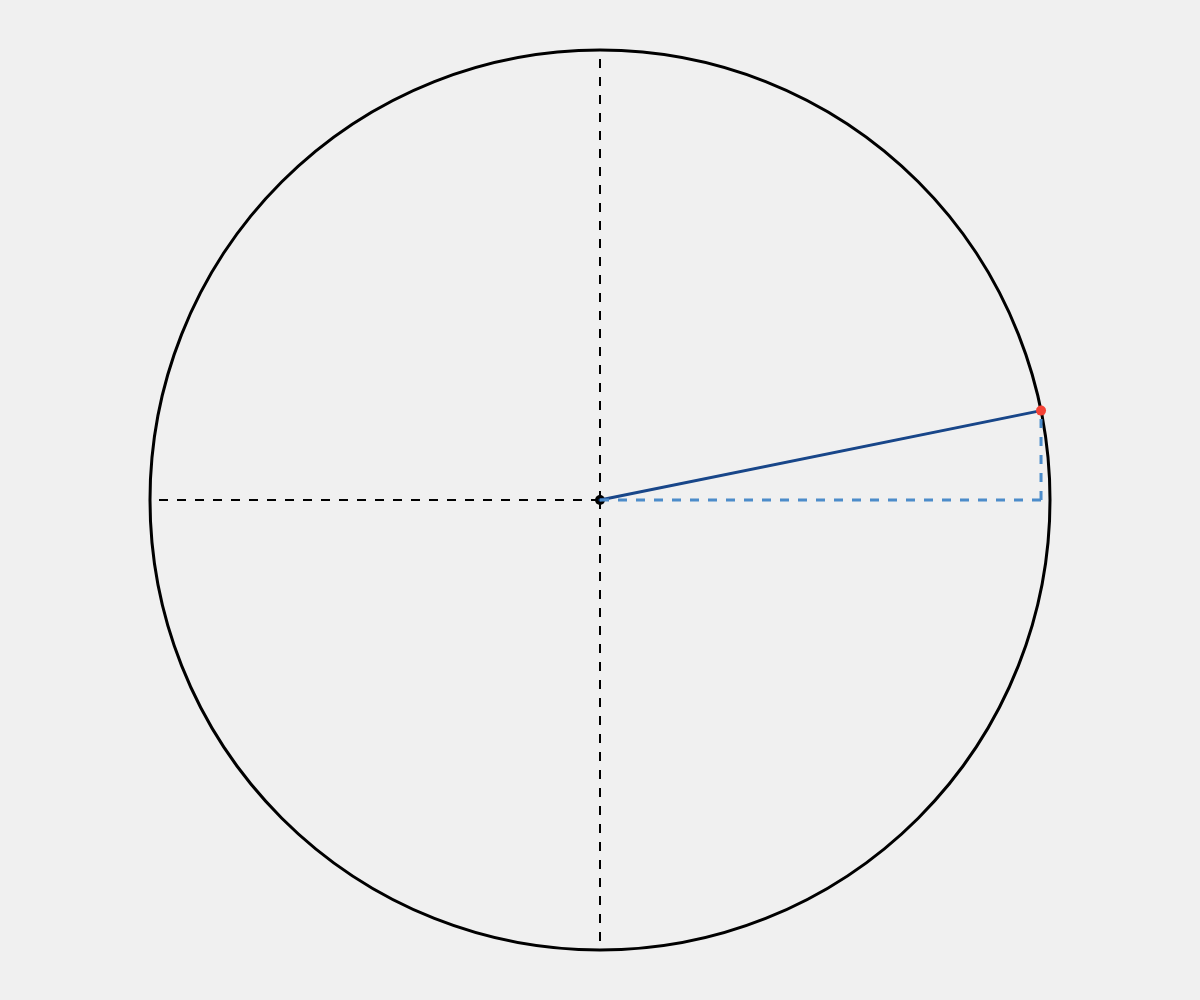
Frame 1 (no input)
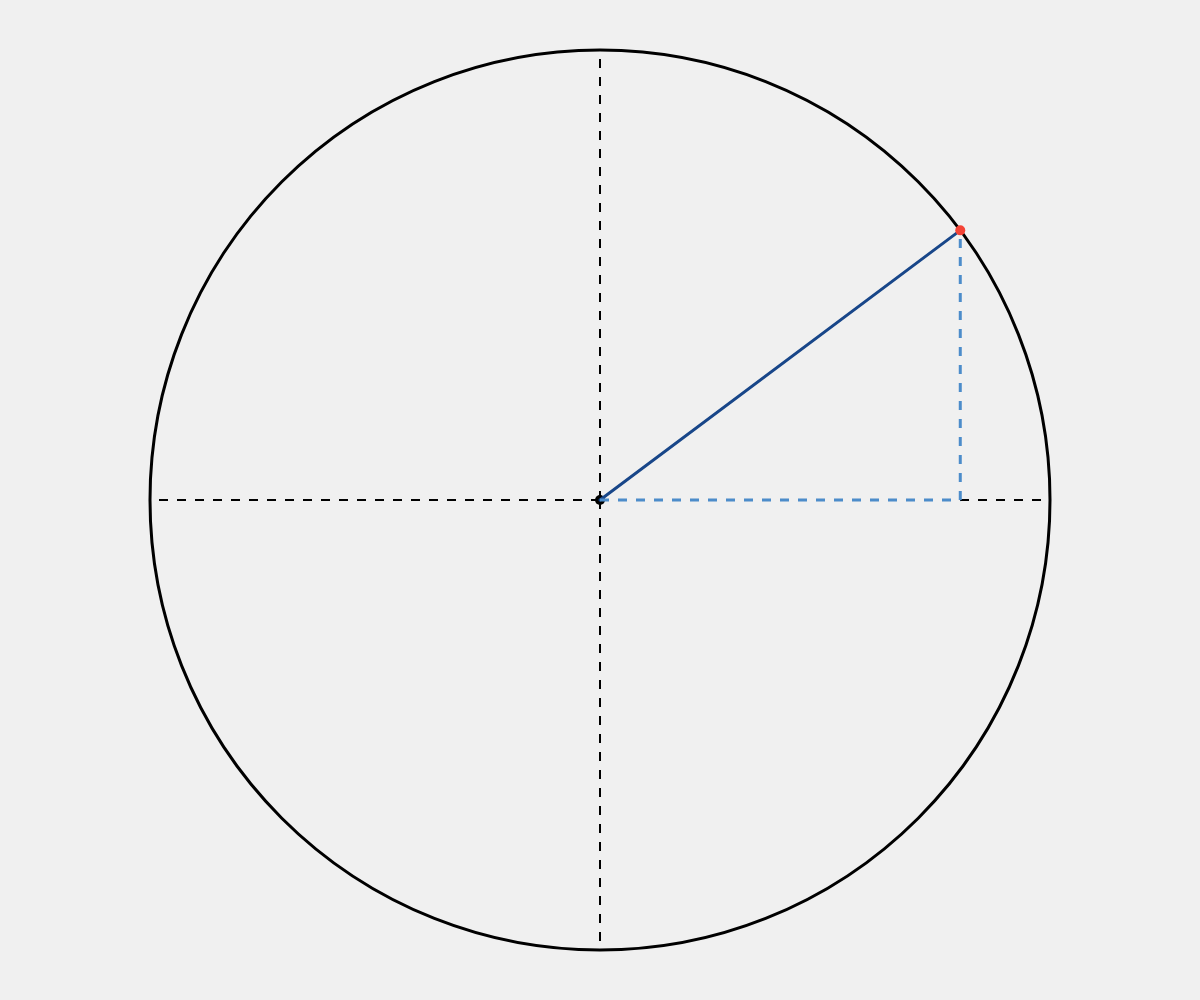
Frame 60 (no input)
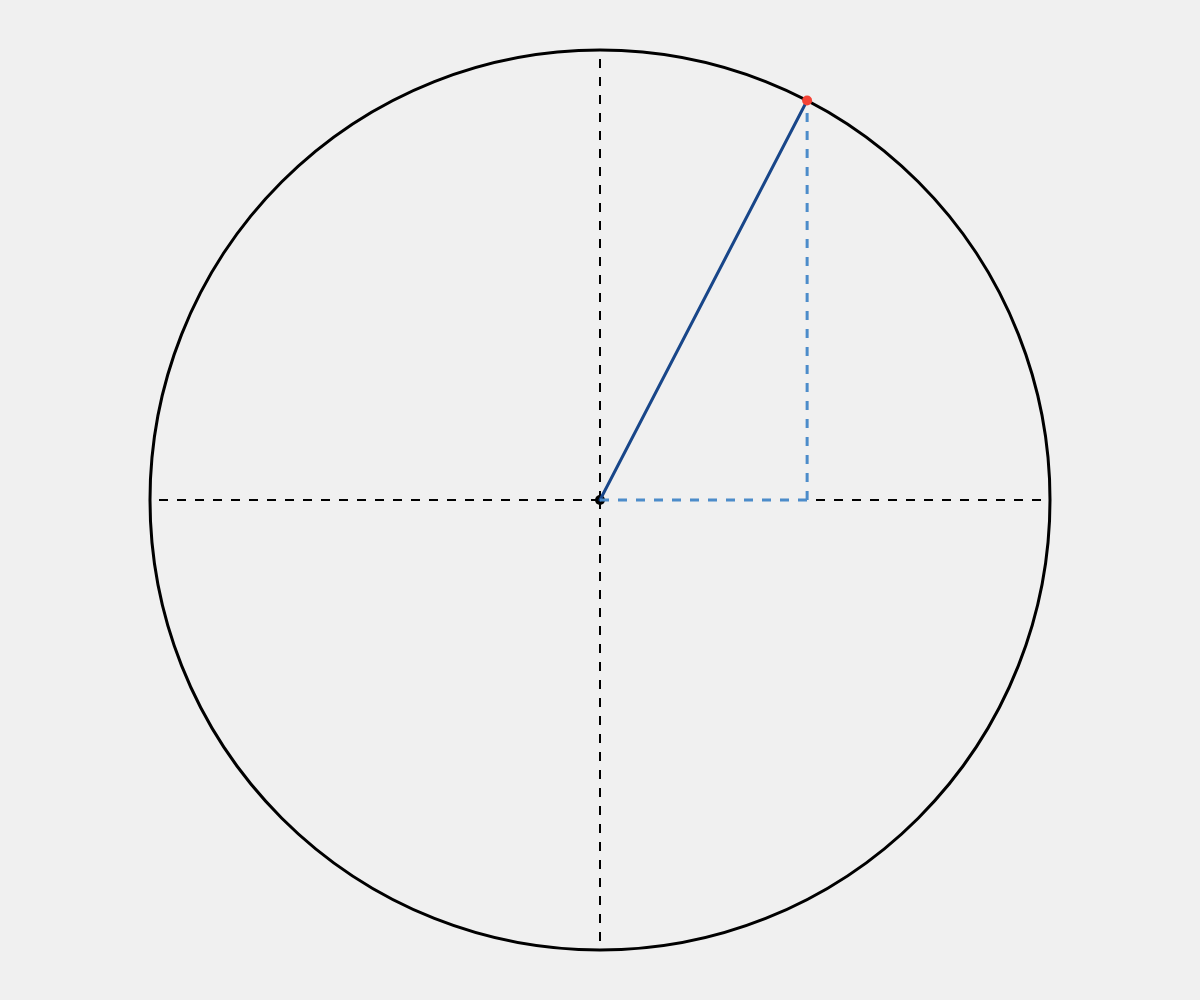
Frame 120 (the mouse pressed at the canvas centre since frame 60)

The p5.js sketch that drew these frames (run headless with seeded random() and noise() and a simulated clock; from frame 60 on, the mouse is pressed at the canvas centre):

// p5.js sketch
// ── sketch.js
let x, y, theta;
let circle, radius;

function setup() {
  createCanvas(windowWidth, windowHeight);
  circle = createGraphics(width * pixelDensity(), height * pixelDensity());

  theta = 0.2;
  radius = height * 0.9 * 0.5;

  circle.noFill();
  circle.strokeWeight(3);
  circle.translate(width / 2, height / 2);
  circle.strokeWeight(3);
  circle.ellipse(0, 0, radius * 2);
  circle.strokeWeight(10);
  circle.point(0, 0);
  circle.push();
  circle.drawingContext.lineCap = "butt";
  circle.drawingContext.setLineDash([9]);
  circle.strokeWeight(2);
  circle.line(0, 0, radius, 0);
  circle.line(0, 0, 0, radius);
  circle.line(0, 0, -radius, 0);
  circle.line(0, 0, 0, -radius);
  circle.pop();

  circle.push();
  let instructions = [
    { step: PI / 6, text: "PI/6" },
    { step: PI / 4, text: "PI/4" }
  ];
  circle.pop();
}

function draw() {
  background(240);

  x = cos(theta) * radius;
  y = -sin(theta) * radius;
  theta += 0.0075;

  image(circle, 0, 0, width, height);

  strokeWeight(3);
  stroke(24, 70, 137);
  translate(width * 0.5, height * 0.5);
  line(0, 0, x, y);

  push();
  drawingContext.lineCap = "butt";
  drawingContext.setLineDash([9]);
  stroke(76, 140, 202);
  line(x, 0, x, y);
  stroke(76, 140, 202);
  line(0, 0, x, 0);
  pop();

  strokeWeight(10);
  stroke(244, 67, 54);
  point(x, y);
}
